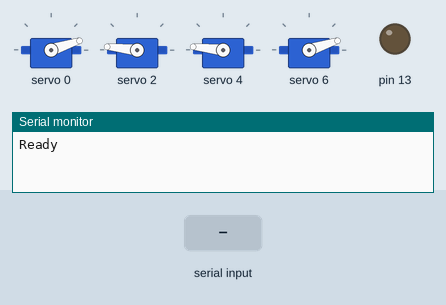
The sketch below on a simulated Arduino Uno, built with avr-gcc and run on an emulated ATmega328P. On the bench: 4 × servo, output pins drawn as LEDs (lit = HIGH), the last lines printed to the serial monitor. The inputs (shaded band) are chosen by the test bench.

Above: at 1.2 s.
1.3 s: "90,45\n" received over Serial
At 1.7 s:
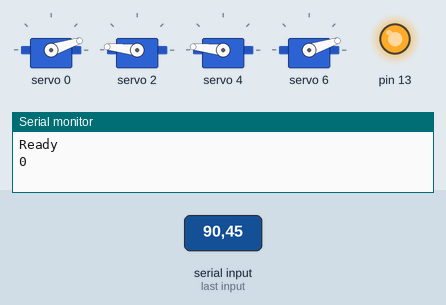
3.3 s: "90\n" received over Serial
At 4.5 s:
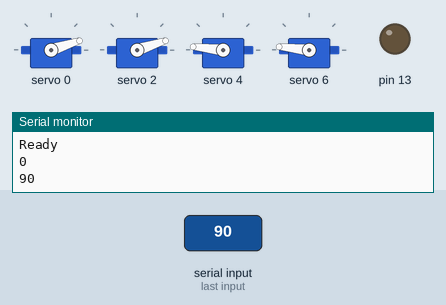
5.3 s: "200\n" received over Serial
At 7.2 s:
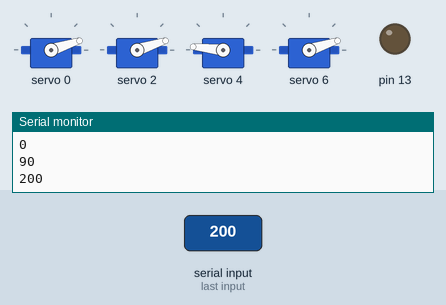
Timing chart, 0 to 8.7 s (numbered marks = the images above; inputs shaded):
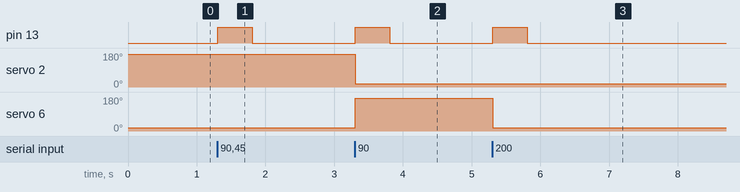

Measured:
- after the input at 1.3 s, pin 13: LOW → HIGH at once, → LOW 0.50 s later
- after the input at 3.3 s, pin 13: LOW → HIGH at once, → LOW 0.50 s later; servo 2: 174° → 18° at once; servo 6: 18° → 174° at once
- after the input at 5.3 s, pin 13: LOW → HIGH at once, → LOW 0.50 s later; servo 6: 174° → 18° at once

The sketch:

servo_control.ino
```cpp
// (licence header left out)
#include <Wire.h>
#include <Adafruit_PWMServoDriver.h>

Adafruit_PWMServoDriver pwm = Adafruit_PWMServoDriver();

// Depending on your servo make, the pulse width min and max may vary, you
// want these to be as small/large as possible without hitting the hard stop
// for max range. You'll have to tweak them as necessary to match the servos you
// have!
#define SERVOMIN 150 // this is the 'minimum' pulse length count (out of 4096)
#define SERVOHALFMIN 229
#define SERVONEUTRAL 307
#define SERVOHALFMAX 394
#define SERVOMAX 480 // this is the 'maximum' pulse length count (out of 4096)

// Define which pins your finger servos will be connected to. As there are 16
// pins on the board, I chose to space them out for ease of access.
#define THUMB 0
#define INDEX 2
#define MIDDLE 4
#define LITTLE 6

int finger, hold, reserved;
String inString = "";

void setup() {
  pwm.begin();
  pwm.setPWMFreq(50);  // Digital servos run at 50 Hz updates
  pinMode(13, OUTPUT);

  Serial.begin(9600);
  Serial.println("Ready");

  delay(10);
  homeAllServos(); // Start in the un-clenched position.
}

void loop() {
  int rec;
  int CR = '\r';  // Carriage return
  int NL = '\n';  // New Line

  // This loop reads individual bytes into a buffer to be extracted.
  if (Serial.available() > 0) {
    int inChar = Serial.read();

    if (isDigit(inChar)) {
      inString += (char)inChar;   //Forming the string
    }

    if ((inChar == CR) || (inChar == NL)) { // Wait until either a new line or a carriage return indicating the end of the data.
      if (inString != "") {  // Only attempt to parse when data has been read.
        rec = inString.toInt();
        parseData(rec);

        Serial.println(constructMessage(finger, hold, reserved));  // Print what the Arduino received to check if they are identical.

        checkData();

        digitalWrite(13, HIGH); // Flashes to show a message was received.
        delay(500);
        digitalWrite(13, LOW);

        inString = "";  // Reset the string to accept more data.
      }
    }
  }
}

void parseData(int rec) {
  if (rec <= 255) {
    finger = bitRead(rec, 0) | bitRead(rec, 1) << 1 | bitRead(rec, 2) << 2 | bitRead(rec, 3) << 3;
    hold = bitRead(rec, 4);
    reserved = bitRead(rec, 5) | bitRead(rec, 6) << 1 | bitRead(rec, 7) << 2;
  }
}

void checkData() {
  if ((finger >= 0) && (finger <= 15) && (hold <= 1))  // Makes sure the commands and data received are within specifed bounds.
    carryOutCommand();
}

int constructMessage(int finger, int hold, int reserved) {
  return finger | (hold << 4) | (reserved << 5);
}

void carryOutCommand() {
  for (int i = 0; i < 4; i++) {
    if (bitRead(finger, i) == 1) {
      if (hold == 1)
        pullBackSingleServo(i * 2);
      else
        homeSingleServo(i * 2);
    }
  }
}

void neutral() {
  pwm.setPWM(THUMB, 0, SERVONEUTRAL);
  pwm.setPWM(INDEX, 0, SERVONEUTRAL);
  pwm.setPWM(MIDDLE, 0, SERVONEUTRAL);
  pwm.setPWM(LITTLE, 0, SERVONEUTRAL);
}

// These configurations are based entirely on the physical setup of your arm.
// Change the order if need be.
void pullBackSingleServo(int port) {
  if ((port == MIDDLE) || (port == INDEX)) {
    pwm.setPWM(port, 0, SERVOMIN);
  } else {
    pwm.setPWM(port, 0, SERVOMAX);
  }
}

void pullBackAllServos() {
  pullBackSingleServo(THUMB);
  pullBackSingleServo(INDEX);
  pullBackSingleServo(MIDDLE);
  pullBackSingleServo(LITTLE);
}

void homeSingleServo(int port) {
  if ((port == MIDDLE) || (port == INDEX)) {
    pwm.setPWM(port, 0, SERVOMAX);
  } else {
    pwm.setPWM(port, 0, SERVOMIN);
  }
}

void homeAllServos() {
  homeSingleServo(THUMB);
  homeSingleServo(INDEX);
  homeSingleServo(MIDDLE);
  homeSingleServo(LITTLE);
}
```
